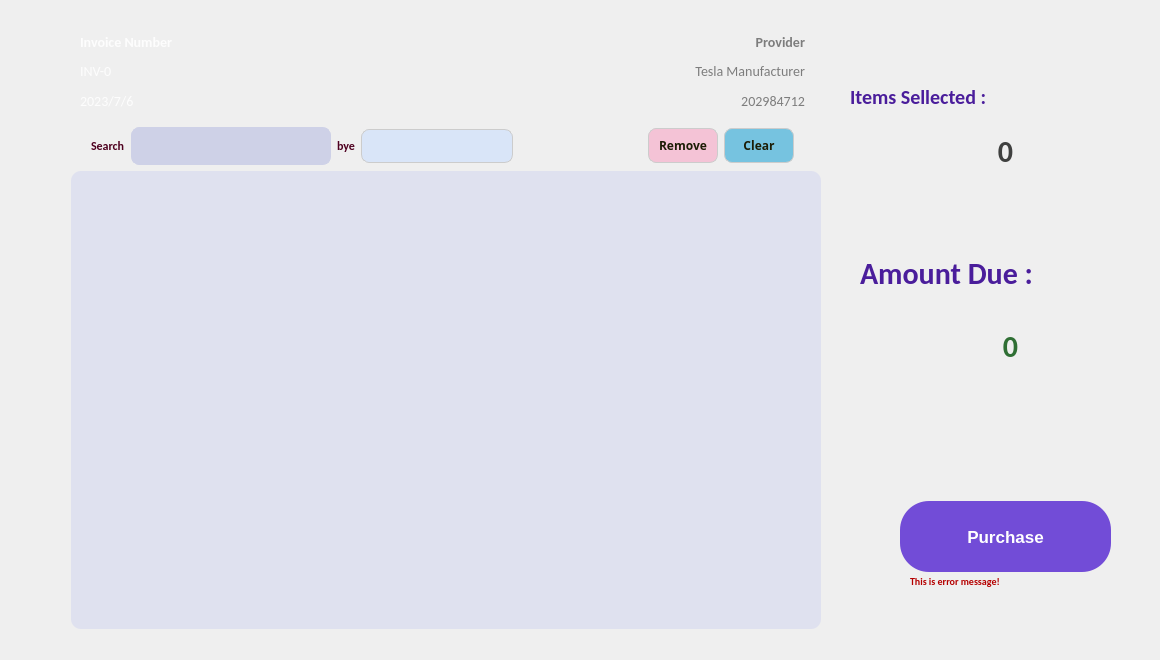
<?xml version="1.0" encoding="UTF-8"?>
<ui version="4.0">
 <class>invoice_widget</class>
 <widget class="QWidget" name="invoice_widget">
  <property name="geometry">
   <rect>
    <x>0</x>
    <y>0</y>
    <width>1160</width>
    <height>660</height>
   </rect>
  </property>
  <property name="minimumSize">
   <size>
    <width>1160</width>
    <height>660</height>
   </size>
  </property>
  <property name="maximumSize">
   <size>
    <width>1160</width>
    <height>660</height>
   </size>
  </property>
  <property name="windowTitle">
   <string>Form</string>
  </property>
  <layout class="QVBoxLayout" name="verticalLayout_2">
   <property name="rightMargin">
    <number>0</number>
   </property>
   <item>
    <layout class="QHBoxLayout" name="horizontalLayout">
     <property name="leftMargin">
      <number>60</number>
     </property>
     <property name="topMargin">
      <number>10</number>
     </property>
     <property name="rightMargin">
      <number>0</number>
     </property>
     <property name="bottomMargin">
      <number>20</number>
     </property>
     <item>
      <layout class="QVBoxLayout" name="verticalLayout">
       <property name="sizeConstraint">
        <enum>QLayout::SetDefaultConstraint</enum>
       </property>
       <property name="rightMargin">
        <number>20</number>
       </property>
       <item>
        <widget class="QWidget" name="invoiceDetailWidget" native="true">
         <property name="minimumSize">
          <size>
           <width>0</width>
           <height>100</height>
          </size>
         </property>
         <property name="maximumSize">
          <size>
           <width>6000</width>
           <height>16777215</height>
          </size>
         </property>
         <property name="styleSheet">
          <string notr="true">QWidget#invoiceDetailWidget {
	background-image : url(:/Images/invoiceDetailsWidget.png);
	background-position: center;
	background-repeat: no-repeat;
	background-color: transparent;
	border-radius: 20px;
}</string>
         </property>
         <layout class="QHBoxLayout" name="horizontalLayout_3">
          <item>
           <layout class="QVBoxLayout" name="verticalLayout_4">
            <item>
             <widget class="QLabel" name="label_3">
              <property name="styleSheet">
               <string notr="true">font-family: Calibri;
font-size: 14px;
color: #fdfdfd;
font-weight: bold;
text-transform: none;</string>
              </property>
              <property name="text">
               <string>Invoice Number</string>
              </property>
             </widget>
            </item>
            <item>
             <widget class="QLabel" name="LB_invoiceNumber">
              <property name="styleSheet">
               <string notr="true">font-family: Calibri;
font-size: 14px;
color: #fdfdfd;
font-weight: normal;
text-transform: none;</string>
              </property>
              <property name="text">
               <string>INV-0</string>
              </property>
             </widget>
            </item>
            <item>
             <widget class="QLabel" name="LB_invoiceDate">
              <property name="styleSheet">
               <string notr="true">font-family: Calibri;
font-size: 14px;
color: #fdfdfd;
font-weight: normal;
text-transform: none;</string>
              </property>
              <property name="text">
               <string>2023/7/6</string>
              </property>
             </widget>
            </item>
           </layout>
          </item>
          <item>
           <layout class="QVBoxLayout" name="verticalLayout_3">
            <item>
             <widget class="QLabel" name="LB_provider">
              <property name="styleSheet">
               <string notr="true">font-family: Calibri;
font-size: 14px;
color: #7d7d7d;
font-weight: bold;
text-transform: none;</string>
              </property>
              <property name="text">
               <string>Provider</string>
              </property>
              <property name="alignment">
               <set>Qt::AlignRight|Qt::AlignTrailing|Qt::AlignVCenter</set>
              </property>
             </widget>
            </item>
            <item>
             <widget class="QLabel" name="LB_manuName">
              <property name="styleSheet">
               <string notr="true">font-family: Calibri;
font-size: 14px;
color: #7d7d7d;
font-weight: normal;
text-transform: none;</string>
              </property>
              <property name="text">
               <string>Tesla Manufacturer</string>
              </property>
              <property name="alignment">
               <set>Qt::AlignRight|Qt::AlignTrailing|Qt::AlignVCenter</set>
              </property>
             </widget>
            </item>
            <item>
             <widget class="QLabel" name="LB_MID">
              <property name="styleSheet">
               <string notr="true">font-family: Calibri;
font-size: 14px;
color: #7d7d7d;
font-weight: normal;
text-transform: none;</string>
              </property>
              <property name="text">
               <string>202984712</string>
              </property>
              <property name="alignment">
               <set>Qt::AlignRight|Qt::AlignTrailing|Qt::AlignVCenter</set>
              </property>
             </widget>
            </item>
           </layout>
          </item>
         </layout>
        </widget>
       </item>
       <item>
        <layout class="QHBoxLayout" name="horizontalLayout_2">
         <property name="leftMargin">
          <number>20</number>
         </property>
         <property name="topMargin">
          <number>0</number>
         </property>
         <property name="rightMargin">
          <number>20</number>
         </property>
         <item>
          <widget class="QLabel" name="label">
           <property name="styleSheet">
            <string notr="true">font-family: Calibri;
font-size: 12px;
color: #4e001f;
font-weight: bold;
text-transform: none;</string>
           </property>
           <property name="text">
            <string>Search</string>
           </property>
          </widget>
         </item>
         <item>
          <widget class="QLineEdit" name="LE_search">
           <property name="minimumSize">
            <size>
             <width>200</width>
             <height>0</height>
            </size>
           </property>
           <property name="styleSheet">
            <string notr="true">QLineEdit {
	background-color: #ced1e7;
	border-radius:8px;
	border:1px solid #ced1e7;
	display:inline-block;
	cursor:text;
	color : #2c2c3b;
	font-family:Impactl;
	font-size:10px;
	font-weight:bold;
	padding:10px 10px;
}
</string>
           </property>
          </widget>
         </item>
         <item>
          <widget class="QLabel" name="label_9">
           <property name="styleSheet">
            <string notr="true">font-family: Calibri;
font-size: 12px;
color: #4e001f;
font-weight: bold;
text-transform: none;</string>
           </property>
           <property name="text">
            <string>bye</string>
           </property>
          </widget>
         </item>
         <item>
          <widget class="QComboBox" name="CB_searchBy">
           <property name="minimumSize">
            <size>
             <width>152</width>
             <height>0</height>
            </size>
           </property>
           <property name="maximumSize">
            <size>
             <width>140</width>
             <height>16777215</height>
            </size>
           </property>
           <property name="cursor">
            <cursorShape>PointingHandCursor</cursorShape>
           </property>
           <property name="styleSheet">
            <string notr="true">QComboBox {
    /* Background and Border */
    background-color: #d9e5f8;
    border: 1px solid #CCCCCC;
    border-radius: 8px;
    padding: 8px 10px;
    min-width: 130px;
}

QComboBox::drop-down {
    /* Dropdown Arrow */
    subcontrol-origin: padding;
    subcontrol-position: right;
    width: 30px;
    border-left-width: 0px;
    border-left-color: #CCCCCC;
    border-left-style: solid;
    border-top-right-radius: 3px;
    border-bottom-right-radius: 4px;
    background: transparent;
}

QComboBox::down-arrow {
    /* Dropdown Arrow Icon */
    image: url(:/Images/icons/downChevronComboBox.png);
}

QComboBox QAbstractItemView {
    /* Dropdown List */
    background-color: #FFFFFF;
    border: 1px solid #CCCCCC;
    border-radius: 4px;
    padding: 2px;
    outline: none;
}

QComboBox QAbstractItemView::item {
    /* List Item */
    padding: 4px 8px;
}

QComboBox QAbstractItemView::item:hover {
    /* Hovered Item */
    background-color: #999fff;
	border-radius: 8px;
}

</string>
           </property>
          </widget>
         </item>
         <item>
          <spacer name="horizontalSpacer_2">
           <property name="orientation">
            <enum>Qt::Horizontal</enum>
           </property>
           <property name="sizeHint" stdset="0">
            <size>
             <width>40</width>
             <height>20</height>
            </size>
           </property>
          </spacer>
         </item>
         <item>
          <widget class="QPushButton" name="PB_remove">
           <property name="minimumSize">
            <size>
             <width>70</width>
             <height>0</height>
            </size>
           </property>
           <property name="cursor">
            <cursorShape>PointingHandCursor</cursorShape>
           </property>
           <property name="styleSheet">
            <string notr="true">QPushButton {
    background-color: #f4c3d6;
    border: 1px solid #CCCCCC;
    border-radius: 8px;
    padding: 8px 8px;
	color: #1c1d06;
	font-family : Cabin;
	font-weight : bold;
	font-size : 12px;

	
}

QPushButton::hover {
	background-color : #eff4fc;

}</string>
           </property>
           <property name="text">
            <string>Remove</string>
           </property>
          </widget>
         </item>
         <item>
          <widget class="QPushButton" name="PB_clear">
           <property name="minimumSize">
            <size>
             <width>70</width>
             <height>0</height>
            </size>
           </property>
           <property name="cursor">
            <cursorShape>PointingHandCursor</cursorShape>
           </property>
           <property name="styleSheet">
            <string notr="true">QPushButton {
    background-color: #76c3e0;
    border: 1px solid #CCCCCC;
    border-radius: 8px;
    padding: 8px 8px;
	color: #1c1d06;
	font-family : Cabin;
	font-weight : bold;
	font-size : 12px;

	
}

QPushButton::hover {
	background-color : #eff4fc;

}</string>
           </property>
           <property name="text">
            <string>Clear</string>
           </property>
          </widget>
         </item>
        </layout>
       </item>
       <item>
        <widget class="QTableView" name="TV_items">
         <property name="minimumSize">
          <size>
           <width>750</width>
           <height>0</height>
          </size>
         </property>
         <property name="maximumSize">
          <size>
           <width>750</width>
           <height>16777215</height>
          </size>
         </property>
         <property name="styleSheet">
          <string notr="true">QTableView {
	background-color : #dfe1ef;
	border-radius : 10px;
}

QScrollBar:vertical {
  background-color: #d3d3d3; /* Change to the desired color */
}

QScrollBar::handle:vertical {
  background-color: #c5b4ee; /* Change to the desired color */
}
</string>
         </property>
        </widget>
       </item>
      </layout>
     </item>
     <item>
      <widget class="QWidget" name="rightInvoiceWidget" native="true">
       <property name="minimumSize">
        <size>
         <width>320</width>
         <height>0</height>
        </size>
       </property>
       <property name="styleSheet">
        <string notr="true">QWidget #rightInvoiceWidget {
	background-image : url(:/Images/invoiceDetailRightWidget.png);
}</string>
       </property>
       <widget class="QLabel" name="label_2">
        <property name="geometry">
         <rect>
          <x>20</x>
          <y>180</y>
          <width>180</width>
          <height>146</height>
         </rect>
        </property>
        <property name="styleSheet">
         <string notr="true">font-family: Calibri;
font-size: 30px;
color: #4a1d9b;
font-weight: bold;
text-transform: none;</string>
        </property>
        <property name="text">
         <string>Amount Due : </string>
        </property>
       </widget>
       <widget class="QLabel" name="label_11">
        <property name="geometry">
         <rect>
          <x>10</x>
          <y>40</y>
          <width>161</width>
          <height>71</height>
         </rect>
        </property>
        <property name="styleSheet">
         <string notr="true">font-family: Calibri;
font-size: 20px;
color: #4a1d9b;
font-weight: bold;
text-transform: none;</string>
        </property>
        <property name="text">
         <string>Items Sellected : </string>
        </property>
       </widget>
       <widget class="QLabel" name="LB_nSellected">
        <property name="geometry">
         <rect>
          <x>20</x>
          <y>100</y>
          <width>291</width>
          <height>61</height>
         </rect>
        </property>
        <property name="styleSheet">
         <string notr="true">font-family: Calibri;
font-size: 30px;
color: #3f403f;
text-align : center;
font-weight: bold;
text-transform: none;</string>
        </property>
        <property name="text">
         <string>0</string>
        </property>
        <property name="alignment">
         <set>Qt::AlignCenter</set>
        </property>
       </widget>
       <widget class="QLabel" name="LB_amountDue">
        <property name="geometry">
         <rect>
          <x>20</x>
          <y>280</y>
          <width>301</width>
          <height>91</height>
         </rect>
        </property>
        <property name="styleSheet">
         <string notr="true">font-family: Calibri;
font-size: 30px;
color: #2f6f34;
text-align : center;
font-weight: bold;
text-transform: none;</string>
        </property>
        <property name="text">
         <string>0</string>
        </property>
        <property name="alignment">
         <set>Qt::AlignCenter</set>
        </property>
       </widget>
       <widget class="QPushButton" name="PB_purchase">
        <property name="geometry">
         <rect>
          <x>60</x>
          <y>480</y>
          <width>211</width>
          <height>71</height>
         </rect>
        </property>
        <property name="cursor">
         <cursorShape>PointingHandCursor</cursorShape>
        </property>
        <property name="styleSheet">
         <string notr="true">QPushButton {
	background-color:#724cd7;
	border-radius:29px;
	display:inline-block;
	cursor:pointer;
	color:#ffffff;
	font-family:Arial;
	font-size:17px;
	font-weight:bold;
	padding:21px 45px;
	text-decoration:none;
	text-shadow:0px 1px 0px #2f6627;
}

QPushButton:hover {
	background-color:#9376E0;
}

QPushButton:active {
		position:relative;
	top:1px;
}
</string>
        </property>
        <property name="text">
         <string>Purchase</string>
        </property>
       </widget>
       <widget class="QLabel" name="LB_error">
        <property name="geometry">
         <rect>
          <x>70</x>
          <y>550</y>
          <width>151</width>
          <height>20</height>
         </rect>
        </property>
        <property name="styleSheet">
         <string notr="true">font-family: Calibri;
font-size: 10px;
color: #b50000;
font-weight: bold;
text-transform: none;</string>
        </property>
        <property name="text">
         <string>This is error message!</string>
        </property>
       </widget>
      </widget>
     </item>
    </layout>
   </item>
  </layout>
 </widget>
 <resources/>
 <connections/>
</ui>
